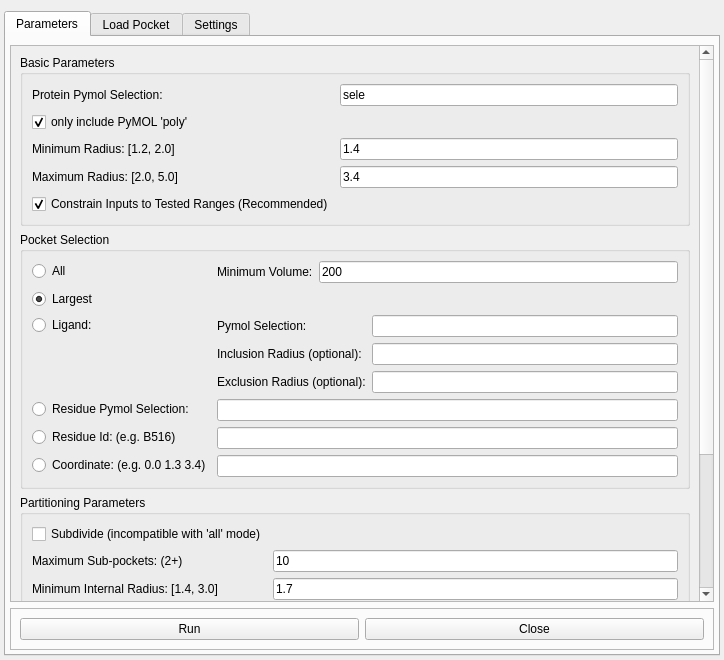
<?xml version="1.0" encoding="UTF-8"?>
<ui version="4.0">
 <class>Form</class>
 <widget class="QWidget" name="Form">
  <property name="geometry">
   <rect>
    <x>0</x>
    <y>0</y>
    <width>724</width>
    <height>660</height>
   </rect>
  </property>
  <property name="windowTitle">
   <string>PyVOL</string>
  </property>
  <layout class="QVBoxLayout" name="verticalLayout">
   <property name="leftMargin">
    <number>4</number>
   </property>
   <property name="rightMargin">
    <number>4</number>
   </property>
   <property name="bottomMargin">
    <number>4</number>
   </property>
   <item>
    <widget class="QTabWidget" name="tabWidget">
     <property name="currentIndex">
      <number>0</number>
     </property>
     <widget class="QWidget" name="run_tab">
      <attribute name="title">
       <string>Parameters</string>
      </attribute>
      <layout class="QVBoxLayout" name="verticalLayout_2">
       <property name="spacing">
        <number>6</number>
       </property>
       <property name="leftMargin">
        <number>4</number>
       </property>
       <property name="topMargin">
        <number>8</number>
       </property>
       <property name="rightMargin">
        <number>4</number>
       </property>
       <property name="bottomMargin">
        <number>4</number>
       </property>
       <item>
        <widget class="QScrollArea" name="scrollArea">
         <property name="widgetResizable">
          <bool>true</bool>
         </property>
         <widget class="QWidget" name="scrollAreaWidgetContents">
          <property name="geometry">
           <rect>
            <x>0</x>
            <y>-229</y>
            <width>688</width>
            <height>784</height>
           </rect>
          </property>
          <layout class="QVBoxLayout" name="verticalLayout_5">
           <item>
            <widget class="QGroupBox" name="basic_param_box">
             <property name="title">
              <string>Basic Parameters</string>
             </property>
             <layout class="QHBoxLayout" name="horizontalLayout">
              <item>
               <layout class="QFormLayout" name="formLayout">
                <property name="fieldGrowthPolicy">
                 <enum>QFormLayout::ExpandingFieldsGrow</enum>
                </property>
                <property name="labelAlignment">
                 <set>Qt::AlignLeading|Qt::AlignLeft|Qt::AlignTop</set>
                </property>
                <item row="0" column="0">
                 <widget class="QLabel" name="prot_sele_label">
                  <property name="text">
                   <string>Protein Pymol Selection: </string>
                  </property>
                 </widget>
                </item>
                <item row="0" column="1">
                 <widget class="QLineEdit" name="prot_sele_ledit">
                  <property name="text">
                   <string>sele</string>
                  </property>
                 </widget>
                </item>
                <item row="1" column="0">
                 <widget class="QCheckBox" name="excl_org_cbox">
                  <property name="text">
                   <string>only include PyMOL 'poly'</string>
                  </property>
                  <property name="checked">
                   <bool>true</bool>
                  </property>
                 </widget>
                </item>
                <item row="2" column="0">
                 <widget class="QLabel" name="min_rad_label">
                  <property name="text">
                   <string>Minimum Radius: [1.2, 2.0] </string>
                  </property>
                 </widget>
                </item>
                <item row="2" column="1">
                 <widget class="QLineEdit" name="min_rad_ledit">
                  <property name="text">
                   <string>1.4</string>
                  </property>
                 </widget>
                </item>
                <item row="3" column="0">
                 <widget class="QLabel" name="max_rad_label">
                  <property name="text">
                   <string>Maximum Radius: [2.0, 5.0]</string>
                  </property>
                 </widget>
                </item>
                <item row="3" column="1">
                 <widget class="QLineEdit" name="max_rad_ledit">
                  <property name="text">
                   <string>3.4</string>
                  </property>
                 </widget>
                </item>
                <item row="4" column="0">
                 <widget class="QCheckBox" name="constrain_cbox">
                  <property name="text">
                   <string>Constrain Inputs to Tested Ranges (Recommended)</string>
                  </property>
                  <property name="checked">
                   <bool>true</bool>
                  </property>
                 </widget>
                </item>
               </layout>
              </item>
             </layout>
            </widget>
           </item>
           <item>
            <widget class="QGroupBox" name="pocket_sele_box">
             <property name="title">
              <string>Pocket Selection</string>
             </property>
             <layout class="QFormLayout" name="formLayout_13">
              <item row="0" column="0">
               <widget class="QRadioButton" name="all_rbutton">
                <property name="text">
                 <string>All</string>
                </property>
               </widget>
              </item>
              <item row="0" column="1">
               <layout class="QFormLayout" name="formLayout_3">
                <item row="0" column="1">
                 <widget class="QLineEdit" name="min_volume_ledit">
                  <property name="text">
                   <string>200</string>
                  </property>
                 </widget>
                </item>
                <item row="0" column="0">
                 <widget class="QLabel" name="min_volume_label">
                  <property name="text">
                   <string>Minimum Volume:</string>
                  </property>
                 </widget>
                </item>
               </layout>
              </item>
              <item row="1" column="0">
               <widget class="QRadioButton" name="largest_rbutton">
                <property name="text">
                 <string>Largest</string>
                </property>
                <property name="checked">
                 <bool>true</bool>
                </property>
               </widget>
              </item>
              <item row="2" column="0">
               <widget class="QRadioButton" name="ligand_rbutton">
                <property name="text">
                 <string>Ligand:</string>
                </property>
               </widget>
              </item>
              <item row="2" column="1">
               <layout class="QFormLayout" name="formLayout_4">
                <item row="0" column="0">
                 <widget class="QLabel" name="lig_sele_label">
                  <property name="text">
                   <string>Pymol Selection: </string>
                  </property>
                 </widget>
                </item>
                <item row="0" column="1">
                 <widget class="QLineEdit" name="lig_sele_ledit"/>
                </item>
                <item row="1" column="0">
                 <widget class="QLabel" name="lig_incl_rad_label">
                  <property name="text">
                   <string>Inclusion Radius (optional): </string>
                  </property>
                 </widget>
                </item>
                <item row="2" column="0">
                 <widget class="QLabel" name="lig_excl_rad_label">
                  <property name="text">
                   <string>Exclusion Radius (optional):</string>
                  </property>
                 </widget>
                </item>
                <item row="1" column="1">
                 <widget class="QLineEdit" name="lig_incl_rad_ledit"/>
                </item>
                <item row="2" column="1">
                 <widget class="QLineEdit" name="lig_excl_rad_ledit"/>
                </item>
               </layout>
              </item>
              <item row="5" column="0">
               <widget class="QRadioButton" name="residue_rbutton">
                <property name="text">
                 <string>Residue Pymol Selection: </string>
                </property>
               </widget>
              </item>
              <item row="6" column="0">
               <widget class="QRadioButton" name="resid_rbutton">
                <property name="text">
                 <string>Residue Id: (e.g. B516)</string>
                </property>
               </widget>
              </item>
              <item row="7" column="0">
               <widget class="QRadioButton" name="coordinate_rbutton">
                <property name="text">
                 <string>Coordinate: (e.g. 0.0 1.3 3.4)</string>
                </property>
               </widget>
              </item>
              <item row="5" column="1">
               <widget class="QLineEdit" name="residue_sele_ledit"/>
              </item>
              <item row="7" column="1">
               <widget class="QLineEdit" name="coordinate_ledit"/>
              </item>
              <item row="6" column="1">
               <widget class="QLineEdit" name="resid_ledit"/>
              </item>
             </layout>
            </widget>
           </item>
           <item>
            <widget class="QGroupBox" name="groupBox_7">
             <property name="title">
              <string>Partitioning Parameters</string>
             </property>
             <layout class="QFormLayout" name="formLayout_8">
              <item row="0" column="0">
               <widget class="QCheckBox" name="subdivide_cbox">
                <property name="text">
                 <string>Subdivide (incompatible with 'all' mode)</string>
                </property>
               </widget>
              </item>
              <item row="1" column="0">
               <widget class="QLabel" name="max_clusters_label">
                <property name="text">
                 <string>Maximum Sub-pockets: (2+)</string>
                </property>
               </widget>
              </item>
              <item row="1" column="1">
               <widget class="QLineEdit" name="max_clusters_ledit">
                <property name="text">
                 <string>10</string>
                </property>
               </widget>
              </item>
              <item row="2" column="0">
               <widget class="QLabel" name="min_internal_rad_label">
                <property name="text">
                 <string>Minimum Internal Radius: [1.4, 3.0]</string>
                </property>
               </widget>
              </item>
              <item row="2" column="1">
               <widget class="QLineEdit" name="min_internal_rad_ledit">
                <property name="text">
                 <string>1.7</string>
                </property>
               </widget>
              </item>
              <item row="3" column="0">
               <widget class="QLabel" name="min_surf_rad_label">
                <property name="text">
                 <string>Minimum Surface Radius: [1.0, 2.0]</string>
                </property>
               </widget>
              </item>
              <item row="3" column="1">
               <widget class="QLineEdit" name="min_surf_rad_ledit">
                <property name="text">
                 <string>1.0</string>
                </property>
               </widget>
              </item>
             </layout>
            </widget>
           </item>
           <item>
            <widget class="QFrame" name="display_frame">
             <property name="frameShape">
              <enum>QFrame::StyledPanel</enum>
             </property>
             <property name="frameShadow">
              <enum>QFrame::Raised</enum>
             </property>
             <layout class="QHBoxLayout" name="horizontalLayout_2">
              <item>
               <widget class="QGroupBox" name="display_mode_box">
                <property name="title">
                 <string>Display Mode</string>
                </property>
                <layout class="QVBoxLayout" name="verticalLayout_6">
                 <item>
                  <widget class="QRadioButton" name="solid_rbutton">
                   <property name="text">
                    <string>Solid</string>
                   </property>
                   <property name="checked">
                    <bool>true</bool>
                   </property>
                  </widget>
                 </item>
                 <item>
                  <widget class="QRadioButton" name="mesh_rbutton">
                   <property name="text">
                    <string>Mesh</string>
                   </property>
                  </widget>
                 </item>
                 <item>
                  <widget class="QRadioButton" name="spheres_rbutton">
                   <property name="text">
                    <string>Spheres</string>
                   </property>
                  </widget>
                 </item>
                </layout>
               </widget>
              </item>
              <item>
               <widget class="QGroupBox" name="display_options_box">
                <property name="title">
                 <string>Display Options</string>
                </property>
                <layout class="QFormLayout" name="formLayout_6">
                 <item row="0" column="0">
                  <widget class="QLabel" name="color_label">
                   <property name="text">
                    <string>Color:</string>
                   </property>
                  </widget>
                 </item>
                 <item row="0" column="1">
                  <widget class="QLineEdit" name="color_ledit">
                   <property name="text">
                    <string>marine</string>
                   </property>
                  </widget>
                 </item>
                 <item row="1" column="0">
                  <widget class="QLabel" name="alpha_label">
                   <property name="text">
                    <string>Alpha: </string>
                   </property>
                  </widget>
                 </item>
                 <item row="1" column="1">
                  <widget class="QLineEdit" name="alpha_ledit">
                   <property name="text">
                    <string>0.7</string>
                   </property>
                  </widget>
                 </item>
                 <item row="2" column="1">
                  <widget class="QLabel" name="label">
                   <property name="text">
                    <string>(1 - Transparency)</string>
                   </property>
                  </widget>
                 </item>
                </layout>
               </widget>
              </item>
              <item>
               <widget class="QGroupBox" name="output_options_box">
                <property name="title">
                 <string>Output Options</string>
                </property>
                <layout class="QFormLayout" name="formLayout_7">
                 <item row="0" column="0">
                  <widget class="QLabel" name="prefix_label">
                   <property name="text">
                    <string>Display Prefix:</string>
                   </property>
                  </widget>
                 </item>
                 <item row="0" column="1">
                  <widget class="QLineEdit" name="prefix_ledit"/>
                 </item>
                 <item row="1" column="0">
                  <widget class="QLabel" name="output_dir_label">
                   <property name="text">
                    <string>Output Dir:</string>
                   </property>
                  </widget>
                 </item>
                 <item row="1" column="1">
                  <widget class="QLineEdit" name="output_dir_ledit"/>
                 </item>
                 <item row="2" column="1">
                  <widget class="QLabel" name="label_2">
                   <property name="text">
                    <string>(Do not use &quot;~&quot;)</string>
                   </property>
                  </widget>
                 </item>
                </layout>
               </widget>
              </item>
             </layout>
            </widget>
           </item>
          </layout>
         </widget>
        </widget>
       </item>
       <item>
        <widget class="QFrame" name="command_frame">
         <property name="frameShape">
          <enum>QFrame::StyledPanel</enum>
         </property>
         <property name="frameShadow">
          <enum>QFrame::Raised</enum>
         </property>
         <layout class="QHBoxLayout" name="horizontalLayout_3">
          <item>
           <widget class="QPushButton" name="run_button">
            <property name="text">
             <string>Run</string>
            </property>
           </widget>
          </item>
          <item>
           <widget class="QPushButton" name="close_button">
            <property name="text">
             <string>Close</string>
            </property>
           </widget>
          </item>
         </layout>
        </widget>
       </item>
      </layout>
     </widget>
     <widget class="QWidget" name="load_tab">
      <attribute name="title">
       <string>Load Pocket</string>
      </attribute>
      <layout class="QVBoxLayout" name="verticalLayout_3">
       <item>
        <widget class="QFrame" name="frame">
         <property name="frameShape">
          <enum>QFrame::StyledPanel</enum>
         </property>
         <property name="frameShadow">
          <enum>QFrame::Raised</enum>
         </property>
         <layout class="QFormLayout" name="formLayout_2">
          <item row="0" column="0">
           <widget class="QLabel" name="pocket_file_label">
            <property name="text">
             <string>Pocket File (stl or csv):</string>
            </property>
           </widget>
          </item>
          <item row="0" column="1">
           <layout class="QHBoxLayout" name="horizontalLayout_7">
            <item>
             <widget class="QLineEdit" name="pocket_file_ledit"/>
            </item>
            <item>
             <widget class="QPushButton" name="browse_button">
              <property name="text">
               <string>Browse</string>
              </property>
             </widget>
            </item>
           </layout>
          </item>
          <item row="1" column="0">
           <widget class="QLabel" name="load_prefix_label">
            <property name="text">
             <string>Display Prefix: </string>
            </property>
           </widget>
          </item>
          <item row="1" column="1">
           <widget class="QLineEdit" name="load_prefix_ledit"/>
          </item>
         </layout>
        </widget>
       </item>
       <item>
        <widget class="QFrame" name="display_frame_2">
         <property name="frameShape">
          <enum>QFrame::StyledPanel</enum>
         </property>
         <property name="frameShadow">
          <enum>QFrame::Raised</enum>
         </property>
         <layout class="QHBoxLayout" name="horizontalLayout_6">
          <item>
           <widget class="QGroupBox" name="display_mode_box_3">
            <property name="title">
             <string>Display Mode</string>
            </property>
            <layout class="QVBoxLayout" name="verticalLayout_11">
             <item>
              <widget class="QRadioButton" name="load_solid_rbutton">
               <property name="text">
                <string>Solid</string>
               </property>
               <property name="checked">
                <bool>true</bool>
               </property>
              </widget>
             </item>
             <item>
              <widget class="QRadioButton" name="load_mesh_rbutton">
               <property name="text">
                <string>Mesh</string>
               </property>
              </widget>
             </item>
             <item>
              <widget class="QRadioButton" name="load_spheres_rbutton">
               <property name="text">
                <string>Spheres</string>
               </property>
              </widget>
             </item>
            </layout>
           </widget>
          </item>
          <item>
           <widget class="QGroupBox" name="display_options_box_3">
            <property name="title">
             <string>Display Options</string>
            </property>
            <layout class="QFormLayout" name="formLayout_11">
             <item row="0" column="0">
              <widget class="QLabel" name="load_color_label">
               <property name="text">
                <string>Color:</string>
               </property>
              </widget>
             </item>
             <item row="0" column="1">
              <widget class="QLineEdit" name="load_color_ledit">
               <property name="text">
                <string>marine</string>
               </property>
              </widget>
             </item>
             <item row="1" column="0">
              <widget class="QLabel" name="load_alpha_label">
               <property name="text">
                <string>Alpha: </string>
               </property>
              </widget>
             </item>
             <item row="1" column="1">
              <widget class="QLineEdit" name="load_alpha_ledit">
               <property name="text">
                <string>0.7</string>
               </property>
              </widget>
             </item>
             <item row="2" column="1">
              <widget class="QLabel" name="label_3">
               <property name="text">
                <string>(1 - Transparency)</string>
               </property>
              </widget>
             </item>
            </layout>
           </widget>
          </item>
          <item>
           <spacer name="horizontalSpacer">
            <property name="orientation">
             <enum>Qt::Horizontal</enum>
            </property>
            <property name="sizeHint" stdset="0">
             <size>
              <width>40</width>
              <height>20</height>
             </size>
            </property>
           </spacer>
          </item>
         </layout>
        </widget>
       </item>
       <item>
        <widget class="QPushButton" name="load_button">
         <property name="text">
          <string>Load Pocket from File</string>
         </property>
        </widget>
       </item>
       <item>
        <spacer name="verticalSpacer">
         <property name="orientation">
          <enum>Qt::Vertical</enum>
         </property>
         <property name="sizeHint" stdset="0">
          <size>
           <width>20</width>
           <height>40</height>
          </size>
         </property>
        </spacer>
       </item>
      </layout>
     </widget>
     <widget class="QWidget" name="install_tab">
      <attribute name="title">
       <string notr="true">Settings</string>
      </attribute>
      <layout class="QVBoxLayout" name="verticalLayout_8">
       <item>
        <widget class="QGroupBox" name="msms_box">
         <property name="title">
          <string>MSMS settings:</string>
         </property>
         <layout class="QVBoxLayout" name="verticalLayout_7">
          <item>
           <widget class="QGroupBox" name="msms_source_box">
            <property name="title">
             <string>Change MSMS Source</string>
            </property>
            <layout class="QFormLayout" name="formLayout_5">
             <item row="0" column="0">
              <widget class="QRadioButton" name="msms_default_rbutton">
               <property name="text">
                <string>On Path or Bundled</string>
               </property>
               <property name="checked">
                <bool>false</bool>
               </property>
              </widget>
             </item>
             <item row="1" column="0">
              <widget class="QRadioButton" name="msms_pymol_rbutton">
               <property name="text">
                <string>PyMOL-bundled</string>
               </property>
               <property name="checked">
                <bool>true</bool>
               </property>
              </widget>
             </item>
             <item row="2" column="0">
              <widget class="QRadioButton" name="msms_custom_rbutton">
               <property name="text">
                <string>Custom:</string>
               </property>
              </widget>
             </item>
             <item row="2" column="1">
              <widget class="QLineEdit" name="msms_custom_ledit"/>
             </item>
             <item row="3" column="0">
              <widget class="QPushButton" name="check_source_button">
               <property name="text">
                <string>Check Source</string>
               </property>
              </widget>
             </item>
             <item row="1" column="1">
              <widget class="QLabel" name="label_4">
               <property name="text">
                <string>(Schrodinger-licensed incentive PyMOL users)</string>
               </property>
              </widget>
             </item>
             <item row="0" column="1">
              <widget class="QLabel" name="label_5">
               <property name="text">
                <string>(Bundled MSMS only legal for academic users)</string>
               </property>
              </widget>
             </item>
             <item row="4" column="0">
              <widget class="QPushButton" name="msms_new_button">
               <property name="text">
                <string>Add New Source to Path</string>
               </property>
              </widget>
             </item>
             <item row="4" column="1">
              <widget class="QLabel" name="msms_new_label">
               <property name="text">
                <string>(not found)</string>
               </property>
              </widget>
             </item>
            </layout>
           </widget>
          </item>
          <item>
           <widget class="QLabel" name="msms_status_label">
            <property name="text">
             <string>Current source: (not found)</string>
            </property>
           </widget>
          </item>
         </layout>
        </widget>
       </item>
       <item>
        <widget class="QGroupBox" name="install_settings_box">
         <property name="title">
          <string>Installation settings:</string>
         </property>
         <layout class="QHBoxLayout" name="horizontalLayout_4">
          <item>
           <widget class="QGroupBox" name="installation_current_box">
            <property name="title">
             <string>Current Installation Status</string>
            </property>
            <layout class="QVBoxLayout" name="verticalLayout_9">
             <item>
              <widget class="QTextBrowser" name="install_status_browser"/>
             </item>
             <item>
              <widget class="QPushButton" name="install_status_button">
               <property name="text">
                <string>Install PyVOL</string>
               </property>
              </widget>
             </item>
            </layout>
           </widget>
          </item>
          <item>
           <widget class="QGroupBox" name="installation_available_box">
            <property name="title">
             <string>Remote Status</string>
            </property>
            <layout class="QVBoxLayout" name="verticalLayout_4">
             <item>
              <widget class="QTextBrowser" name="install_remote_browser"/>
             </item>
             <item>
              <widget class="QPushButton" name="install_remote_button">
               <property name="text">
                <string>Uninstall PyVOL</string>
               </property>
              </widget>
             </item>
            </layout>
           </widget>
          </item>
         </layout>
        </widget>
       </item>
       <item>
        <spacer name="verticalSpacer_2">
         <property name="orientation">
          <enum>Qt::Vertical</enum>
         </property>
         <property name="sizeHint" stdset="0">
          <size>
           <width>20</width>
           <height>29</height>
          </size>
         </property>
        </spacer>
       </item>
      </layout>
     </widget>
    </widget>
   </item>
  </layout>
 </widget>
 <resources/>
 <connections/>
</ui>
